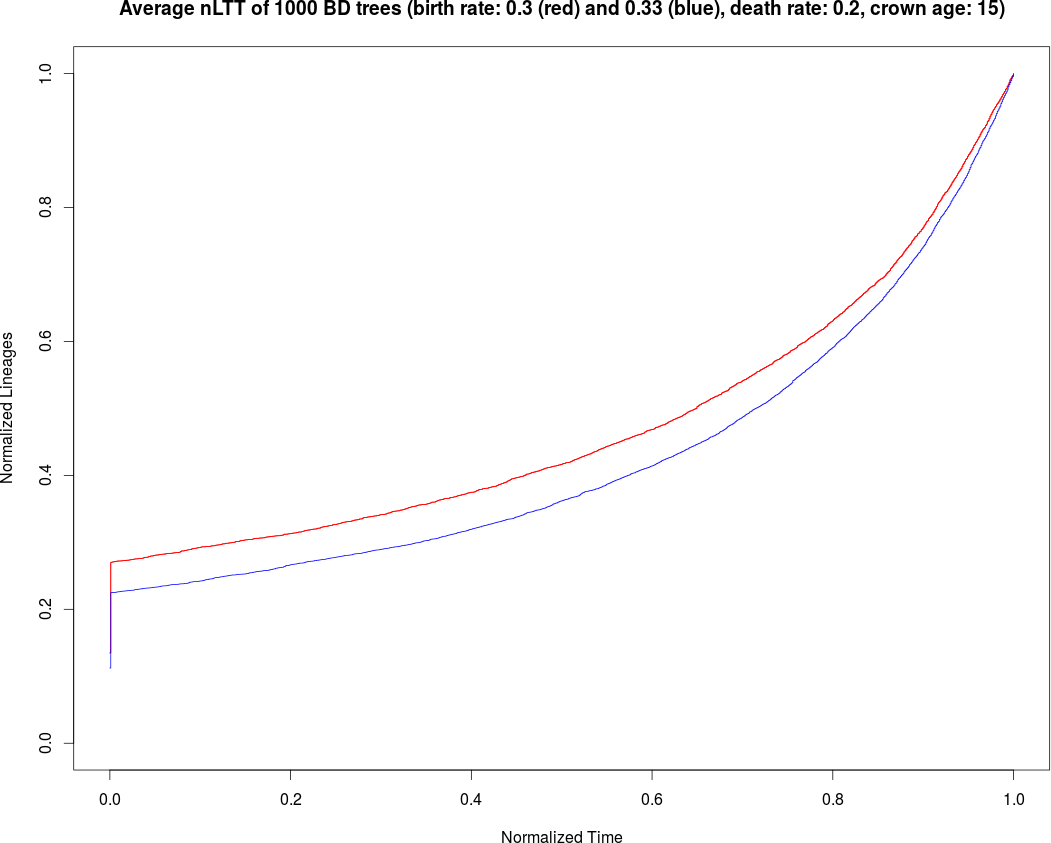

Source code (R):
#rm(list = ls())
library(DDD)

source("~/GitHubs/R/Phylogenies/GetAverageNltt.R")
source("~/GitHubs/R/Phylogenies/CanDropExtinct.R")

GetBirthDeathSpeciationModelAverageNltt <- function(
  birth_rate,
  death_rate,
  crown_age,
  n_trees,
  ...
)
{
  # Create a full tree
  # from a Birth-Death model 
  # that stops after a certain amount of time
  
  # Now random trees
  phylogenies <- NULL
  for (i in seq(1,n_trees)) {
    phylogeny_complete <- sim.bdtree(
      b = birth_rate, 
      d = death_rate, 
      stop="time",
      t=crown_age,
      n = 1
    )

    # Drop the fossils if possible
    if (!CanDropExtinct(phylogeny_complete)) {
     next
    }
    phylogeny_reconstructed <- drop.extinct(phylogeny_complete)
    
    phylogenies <- c(phylogenies,list(phylogeny_reconstructed))
  }
  
  GetAverageNltt(
    phylogenies,
    ...
  )
}

DemonstrateGetBirthDeathSpeciationModelAverageNltt <- function() {
  birth_rate <- 0.3
  death_rate <- 0.2
  crown_age <- 15
  n_trees <- 1000
  
  # Compare species tree and gene tree
  GetBirthDeathSpeciationModelAverageNltt(
    birth_rate = birth_rate,
    death_rate = death_rate,
    crown_age = crown_age,
    n_trees = n_trees,
    col = "red",
    plot_nltts = FALSE,
    main = paste(
      "Average nLTT of ",n_trees,
      " BD trees (birth rate: ",birth_rate, " (red) and ",birth_rate * 1.1," (blue)",
      ", death rate: ",death_rate,
      ", crown age: ",crown_age,")"
      ,sep=""
    )
  )
  
  GetBirthDeathSpeciationModelAverageNltt(
    birth_rate = birth_rate * 1.1,
    death_rate = death_rate,
    crown_age = crown_age,
    n_trees = n_trees,
    col = "blue",
    plot_nltts = FALSE,
    replot = TRUE #Overlay this on a current plot
  )
}

# Uncomment this to view the function demonstration
DemonstrateGetBirthDeathSpeciationModelAverageNltt()
